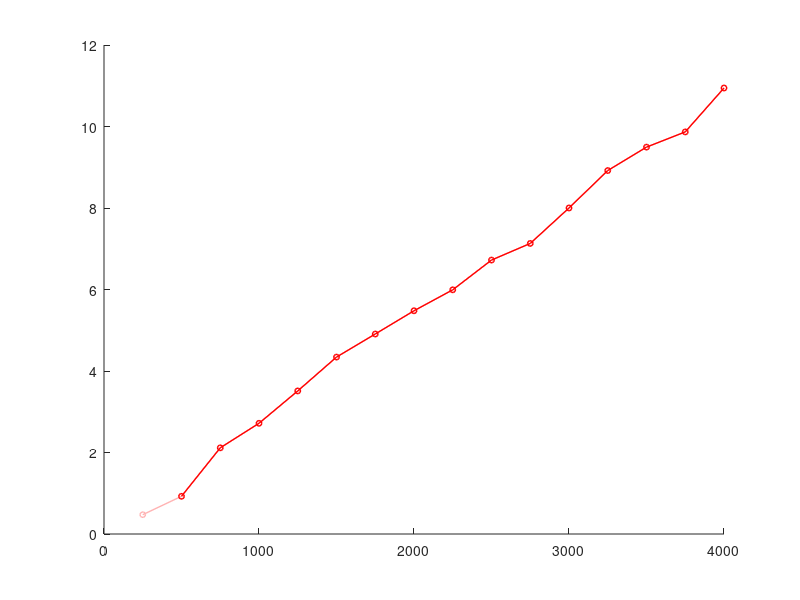

The MATLAB source for this figure: (Note: this script raises an error after producing the figure.)
% Wiener ramdon initial
clc;
clear;
% M0: our model
% M1: fixed effect Wiener
% M2: independent
% M3: random effect
  tic;
%% Laser Data
DD = [
0.4741	0.7078	0.7074	0.3634	0.2707	0.3584	0.3637	0.458	0.5098	0.4136	0.4435	0.3864	0.3034	0.438	0.5056
0.9255	1.2175	1.1651	0.6161	0.6144	1.3922	0.9237	1.0678	0.9308	1.488	0.9978	0.7988	0.7448	0.6979	0.8349
2.1147	1.8955	1.7253	1.3597	1.1093	1.9541	1.2098	1.4163	1.5713	2.381	1.5738	1.3521	1.5225	1.0515	1.2864
2.7168	2.2954	1.9888	1.9525	1.773	2.8617	1.4591	1.7659	1.9576	2.995	1.9584	1.741	1.8548	1.3526	1.5191
3.511	2.865	2.5325	2.2995	2.0625	3.4552	1.9323	2.1061	2.5871	3.835	2.5093	2.979	2.3897	1.7998	1.9148
4.3415	3.7454	2.9695	2.9468	2.5835	3.8117	2.3862	2.3969	3.2892	4.501	2.8436	3.5871	2.9473	2.5514	2.2697
4.9076	4.4192	3.2977	3.3871	2.9863	4.533	2.6799	2.78	3.6075	5.251	3.4682	4.0315	3.5104	2.8274	2.7763
5.4782	4.9894	3.9354	3.7863	3.3765	5.3541	2.9397	3.0187	4.1148	6.256	4.007	4.4393	3.9207	3.3908	3.4153
5.9925	5.5148	4.1613	4.1116	4.0491	5.9217	3.4183	3.289	4.5964	7.051	4.5124	4.7906	5.0316	3.7159	3.7814
6.7224	6.0668	4.4459	4.5013	4.626	6.7078	4.0857	3.7542	4.913	7.803	4.8018	5.2205	5.4708	4.0906	4.1053
7.1303	6.6385	4.889	4.7209	5.237	7.7027	4.5843	4.1595	5.3408	8.321	5.2042	5.4848	5.8362	4.8296	4.3754
8.0006	7.1615	5.2696	4.9766	5.6191	8.6053	4.8402	4.7575	5.8418	8.93	5.6556	5.9639	6.4962	5.4145	4.6295
8.9193	7.7778	5.6913	5.2812	6.0449	9.1477	5.1145	5.1597	6.3961	9.554	6.1951	6.2276	6.9372	5.759	5.3831
9.494	8.4242	6.0216	5.615	6.3167	9.951	5.5691	5.4591	6.8441	10.45	6.5405	6.9877	7.3883	6.1419	5.8391
9.8675	8.9092	6.4485	5.9503	7.0952	10.4857	6.114	5.8085	7.2037	11.28	6.9626	7.3671	7.8472	6.5086	6.1618
10.9446	9.2834	6.8849	6.1438	7.5941	11.0096	7.1723	6.245	7.8848	12.21	7.4238	7.8841	8.087	6.8823	6.6247
 ];
% 15 unit are tested at 15 time points, row is units, col is time
w = 10; % threshold
T1 = [250 500 750	1000 1250 1500 1750	2000 2250 2500 2750	3000 3250 3500 3750	4000];
burn_in = 500;
location_burnin = find(T1 == burn_in );
dat0 = DD(1:location_burnin-1,:);
T0 = T1(1:location_burnin-1);
dat = DD(location_burnin:end,:); %mi*n
TT = T1(location_burnin:end)
tij = 250;

%% Figure 10 in the case study
% Degradation paths for the GaAs Laser data with 500 hours burn-in period.
figure;
hold on;
legendHandles = []; 
legendInfo = {};  
numColors = size(DD, 2); 
hues = linspace(0, 1, numColors+1);
hues(end) = [];  
colors = hsv2rgb([hues' ones(numColors, 1) ones(numColors, 1)]); 
lightColors = colors + 0.7 * (1 - colors); 
darkColors = 1 * colors; 

markers = {'o', 's', 'd', '^', 'v', '>', '<', 'p', '*', '+', 'x', 'h', '.', '|', '_', 'o'};
% T1 = T1./24;
for i = 1:size(DD, 2)
    markerIndex = mod(i-1, length(markers)) + 1;
    marker = markers{markerIndex};
    plot(T1, DD(:, i), [marker '-'], 'Color', lightColors(i, :), 'LineWidth', 1, 'MarkerSize', 4);
    p2 = plot(T1(2:end), DD(2:end, i), [marker '-'], 'Color', darkColors(i, :), 'LineWidth', 1, 'MarkerSize', 4);
    if isvalid(p2)
        legendHandles = [legendHandles, p2];
        legendInfo{end+1} = ['# ' num2str(i)]; 
    end
end
hold on;
box on;
xline(500,'r--','linewidth',2)
text(600,4.5,'End of burn in: 500 hr','Rotation',90,'Color','red')
xlabel('Hours')
yline(10,'linewidth',1)
text(600,11,'Threshold')
ylabel('Percent Increase in Operating Current')



%% Table 1 and Table 2 in the case study
% Intervals of M0
y0 = dat(1,:);
yij = diff(dat);
%  Useful variables
n = size(y0,2); % number of unit
mi = size(yij,1); % number of measurement
n1n = (n-1)/n;
M = n*mi;
n2 = n^.5;
n12 = n/2;
tij = tij./24;
% MLEs, CIs of our method
mu0 = mean(y0);
sig02 = var(y0)*n1n; % sigma0^2
A = n*mi*tij;
B = sum(mi.*tij.*y0);
C = sum(mi.*tij.*y0.^2);
D = sum(sum(yij));
E = sum(sum(y0.*yij));
den = A*C-B^2;
a = (C*D-B*E)/den;
b = (A*E-B*D)/den;
sigb2 = sum(sum((yij-a.*tij-b.*y0.*tij).^2./tij))/M;
options=optimset('Display','off');
% RUL
pt = [1/3 1/2 2/3];
yk = pt.*w;
wrul = w-yk;
prul = size(pt,2);

% Output setting
B2 = 10000;
quan = [0.025,0.975].*100;

% Bayes initial value
mu0B(1) = mu0;
sig02B(1) = sig02;
aB(1) = a;
bB(1) = b;
sigb2B(1) = sigb2;

% GPQ(1)
U1 = chi2rnd(n-1,1);
U2 = normrnd(0,1);
sig02G(1) = n*sig02/U1;
mu0G(1) =  mu0-U2*sig02G(1)^.5/n2;
U3 = chi2rnd(M-2);
sigb2G(1) = M*sigb2/U3;
U4 = normrnd(0,1);
U5 = normrnd(0,1);
bG(1) = b-U5*(sigb2G(1)*A/den)^.5;
aG(1) = a+(B/A)*(b-bG(1))-U4*(sigb2G(1)/A)^.5;

% RUL
R1 = unifrnd(0,1,1);
for ii = 1:prul
    rulB(1,ii) = fbrul(R1,wrul(ii),mu0B(1),sig02B(1),aB(1),bB(1),sigb2B(1));
    rulG(1,ii) = fbrul(R1,wrul(ii),mu0G(1),sig02G(1),aG(1),bG(1),sigb2G(1));
end
    
for j = 2:B2
 
        % objective Bayesian
        mu0B(j) = normrnd(mu0,sig02B(j-1)^.5/n2);
        bays_ss = sum((y0-mu0B(j)).^2)/2;
        sig02B(j) = 1/gamrnd(n12,1/bays_ss);
        aB(j) = normrnd((D-bB(j-1)*B)/A, (sigb2B(j-1)/A)^.5);
        bB(j) = normrnd((E-aB(j)*B)/C, (sigb2B(j-1)/C)^.5);
        v3 = sum(sum((yij - aB(j)*tij-bB(j)*tij*y0).^2./tij))/2;
        sigb2B(j) = 1/gamrnd(M/2+1,1/v3);     

        % GPQ
        U1 = chi2rnd(n-1,1);
        U2 = normrnd(0,1);
        sig02G(j) = n*sig02/U1;
        mu0G(j) =  mu0-U2*sig02G(j)^.5/n2;
        U3 = chi2rnd(M-2);
        sigb2G(j) = M*sigb2/U3;
        U4 = normrnd(0,1);
        U5 = normrnd(0,1);
        bG(j) = b-U5*(sigb2G(j)*A/den)^.5;
        aG(j) = a+(B/A)*(b-bG(j))-U4*(sigb2G(j)/A)^.5; 

        % RUL
        R1 = unifrnd(0,1,1);
        for ii = 1:prul
            rulG(j,ii) = fbrul(R1,wrul(ii),mu0G(j),sig02G(j),aG(j),bG(j),sigb2G(j));
            rulB(j,ii) = fbrul(R1,wrul(ii),mu0B(j),sig02B(j),aB(j),bB(j),sigb2B(j));
        end
end

    % quantile of objective Bayes
    mu0B2 = mu0B((0.5*B2+1):end);
    sig0B2 = sig02B((0.5*B2+1):end);
    aB2 = aB((0.5*B2+1):end);
    bB2 = bB((0.5*B2+1):end);
    sigbB2 = sigb2B((0.5*B2+1):end);    
    qmu0B = prctile(mu0B2,quan); 
    qsig02B = prctile(sig0B2,quan);
    qaB = prctile(aB2,quan);
    qbB = prctile(bB2,quan);
    qsigb2B = prctile(sigbB2,quan);      
    
     % quantile of GPQ
    qmu0G = prctile(mu0G,quan); 
    qsig02G = prctile(sig02G,quan);
    qaG = prctile(aG,quan);
    qbG = prctile(bG,quan);
    qsigb2G = prctile(sigb2G,quan);

    rulB2 = rulB((0.5*B2+1):end,:);
    qrulB = prctile(rulB2,quan)';  
    qrulG = prctile(rulG,quan)';  

% Table 1 in the case study
mu0
[qmu0B; qmu0G]
sig02.*100
[qsig02B;qsig02G].*100
a.*100
[qaB;qaG].*100
b.*100
[qbB;qbG].*100
sigb2.*1000
[qsigb2B;qsigb2G].*1000

% Table 2 in the case study
qrulB, qrulG


%% Figure 11 in the case study
% RUL of GPQ and Bayes
TT2 = TT./24;
Trul = (2500/24):tij:(4000/24);
low_t1 = find(TT2 == Trul(1));
up_t1 = find(TT2 == Trul(end));
ran_t1 = round(max(diff(Trul)/tij));
unit10 = dat(:,1);
rul_true = 4000/24-Trul %unit10
unit = unit10;
yk = unit((low_t1-1):ran_t1:(up_t1-1)); %current at 750,1250,1750,2250,2750
wrul = w-yk;
B3 = 5000;
clear GG Bayes
for kk = 1:size(wrul,1)
[GG(:,kk),Bayes(:,kk)] = fci(dat(1:(low_t1-1+(kk-1)*ran_t1),:),B3,tij);
end

% clear R1 bayesR1 tt
tt = 0.00001:1:(4000/24);
% GPQ and BP based on PDF of RUL
for pp = 1:size(wrul,1)
    for i = 1:size(tt,2)
        t = tt(i);        
        R1(i,pp) = frulpdf(t,wrul(pp),GG(1,pp),GG(2,pp),GG(3,pp),GG(4,pp),GG(5,pp));
        bayesR1(i,pp) = frulpdf(t,wrul(pp),Bayes(1,pp),Bayes(2,pp),Bayes(3,pp),Bayes(4,pp),Bayes(5,pp));
    end
end
% plot(R1)
[max_R1,meangpq]=max(R1,[],1)
[max_bayesR1,meanbayes]=max(bayesR1,[],1)

si1 = size(tt,1);
si2 = size(tt,2);
onett = ones(si2,si1);
TT3 = Trul.*onett;

p1 = plot3(tt,TT3(:,1),R1(:,1),'LineWidth',1,'Color','r')
hold on
p2 = plot3(tt,TT3,R1,'LineWidth',1,'Color','r')
p3 = plot3(tt,TT3(:,1),bayesR1(:,1),'LineWidth',1,'Color','b')
p4 = plot3(tt,TT3,bayesR1,'LineWidth',1,'Color','b')
p5 = plot(meangpq,Trul, '*r','LineWidth',1) 
p6 = plot(meanbayes,Trul, '^b','LineWidth',1) 
p7 = plot(rul_true,Trul, '--k','LineWidth',1) % true RUL
hold off
legend([p1 p3 p7],{'Generalized method','Bayesian method','True RUL'},'Location','north' )
grid on
xlabel('RUL')
ylabel('Days')
zlabel('PDF of RUL')
xlim([0,round(4000/24)])
ylim([2500/24,round(4000/24)])



%% Table 3 in the case study
% Log-likelihood and AIC values of M0,M1,M2,M3

% M0
pam0 = [mu0, sig02, a, b, sigb2];
muiG = (a+b.*y0).*tij;
lnl_m0 = -(n/2)*log(2*pi*sig02)-sum((y0-mu0).^2./(2*sig02))-.5*M*log(2*pi*tij*sigb2)-sum(sum((yij-muiG).^2./(2*sigb2*tij)));
AIC_m0 = 2*5-2*lnl_m0;

% M1：y0 = 0, Y(t) = at+sigb B(t)
yij_m1 = yij;
a_m1 = sum(sum(yij_m1))/(M*tij);
sigb2_m1 = sum(sum((yij_m1-a_m1*tij).^2./tij))/M;
pam1 = [a_m1,sigb2_m1];
% a = sum(range(dat))/(n*(4000-250))
lnl_m1 = -(M/2)*log(2*pi*tij*sigb2_m1)-sum(sum((yij_m1-a_m1*tij).^2./(2*sigb2_m1*tij)));
AIC_m1 = 2*2-2*lnl_m1;

% M2: b = 0,y0~N(mu0,s02), Y(t) = y0+at+sigb B(t)
mu0_m2 = mu0;
sig02_m2 = sig02;
a_m2 = sum(sum(yij))/(M*tij);
sigb2_m2 = sum(sum((yij-a_m2.*tij).^2./tij))/M;
pam2 = [mu0_m2,sig02_m2,a_m2,sigb2_m2];
lnl_m2 = -(n/2)*log(2*pi*sig02_m2)-sum((y0-mu0_m2).^2./(2*sig02_m2))-.5*M*log(2*pi*tij*sigb2_m2)-sum(sum((yij-a_m2*tij).^2./(2*sigb2_m2*tij)));
AIC_m2 = 2*4-2*lnl_m2;

% M3:Wiener with ramdom effect, Y(t) = at+sigb B(t), a~N(mua,siga2)
x0 = [sig02,sigb2];
sig_m3 = fminsearch(@(x) lnla_random(x,tij,yij,n,mi),x0,options);
sa2 = sig_m3(1).^2;
sigb2_m3 = sig_m3(2).^2;
s2_m3 = sa2.*tij+sigb2_m3;
mua = sum(sum(yij./s2_m3))/(n.*mi.*tij./s2_m3);
pam3 = [mua,sig_m3(1),sig_m3(2)];
lnl_m3 = -(M/2)*log(2*pi*tij*s2_m3)-sum(sum((yij-mua.*tij).^2./(2.*tij.*s2_m3)));
AIC_m3 = 2*3-2*lnl_m3;


% Table 3
lnl = [lnl_m0, lnl_m1, lnl_m2, lnl_m3]
AIC = [AIC_m0, AIC_m1, AIC_m2, AIC_m3]


%% Figure 12 in the case study
% RUL of M0, M1
Trul = 1000:500:4000;
Trul = Trul./24;
low_t1 = find(TT2== Trul(1));
up_t1 = find(TT2 == Trul(end));
rul_true = 4000/24-Trul; %unit1
unit = dat(:,1);
yk = unit((low_t1-1):2:(up_t1-1)); %current at 750,1250,1750,2250,2750
wrul = w-yk;

clear tt rulm0 rulm1
tt = 0:1:300;
% GPQ and BP based on all data
for pp = 1:size(wrul,1)
    for i = 1:size(tt,2)
        t=tt(i);
        rulm0(i,pp) = frulpdf(t,wrul(pp),mu0,sig02,a,b,sigb2);
        rulm1(i,pp) = frulpdf_m1(t,wrul(pp),a_m1,sigb2_m1^.5);
    end
end
[max_rulm0,meanm0]=max(rulm0,[],1)
[max_rulm1,meanm1]=max(rulm1,[],1)


si1 = size(tt,1);
si2 = size(tt,2);
onett = ones(si2,si1);
TT4 = Trul.*onett;

p01 = plot3(tt,TT4(:,1),rulm0(:,1),'LineWidth',1,'Color','r');
hold on
p02 = plot3(tt,TT4,rulm0,'LineWidth',1,'Color','r');
p03 = plot3(tt,TT4(:,1),rulm1(:,1),'LineWidth',1,'Color','b');
p04 = plot3(tt,TT4,rulm1,'LineWidth',1,'Color','b');
p05 = plot(meanm0,Trul, '*r','LineWidth',1) ;
p06 = plot(meanm1,Trul, '^b','LineWidth',1) ;
% legend([p01 p03],{'M0','M1'},'Location','north' )
p07 = plot(rul_true,Trul, '--k','LineWidth',1) % true RUL
hold off
legend([p01 p03 p07],{'M0','M1','True RUL'},'Location','north' )
grid on
xlabel('RUL')
ylabel('Days')
zlabel('PDF of RUL')





toc;


